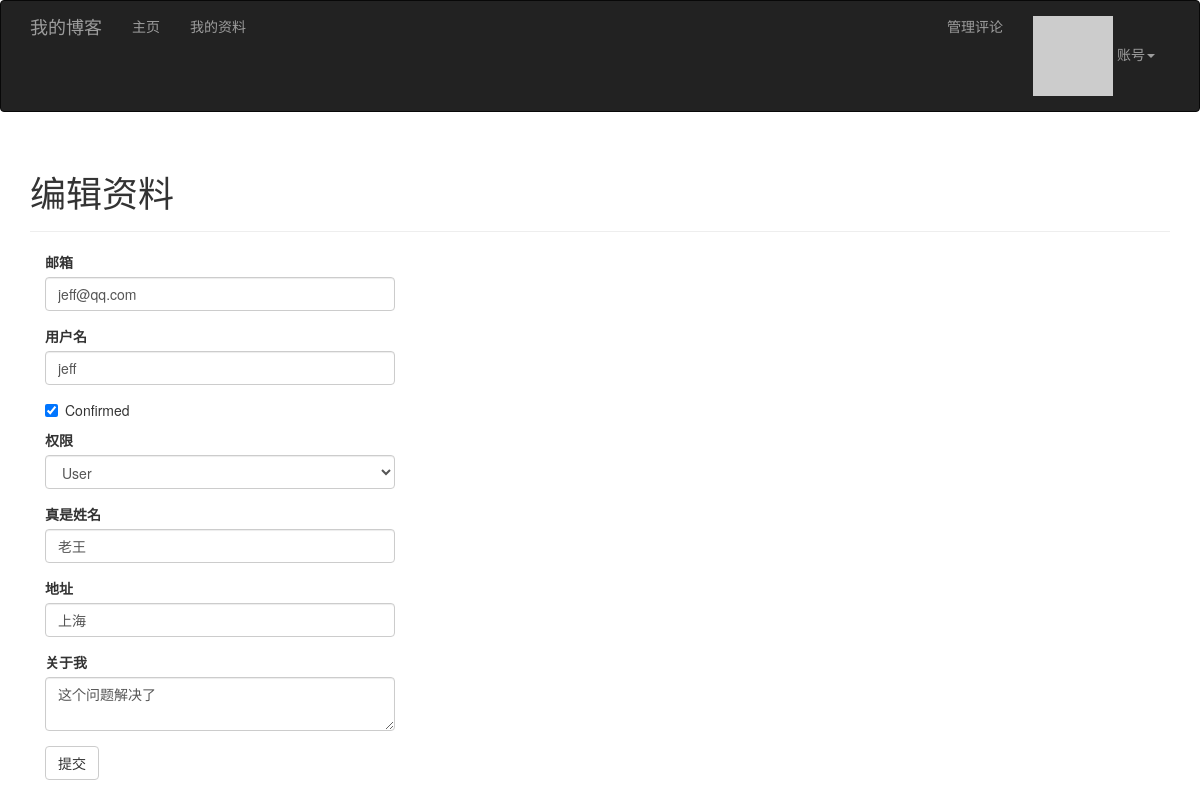
/edit-profile/7 (signed in), run on an earlier commit of the app's database.
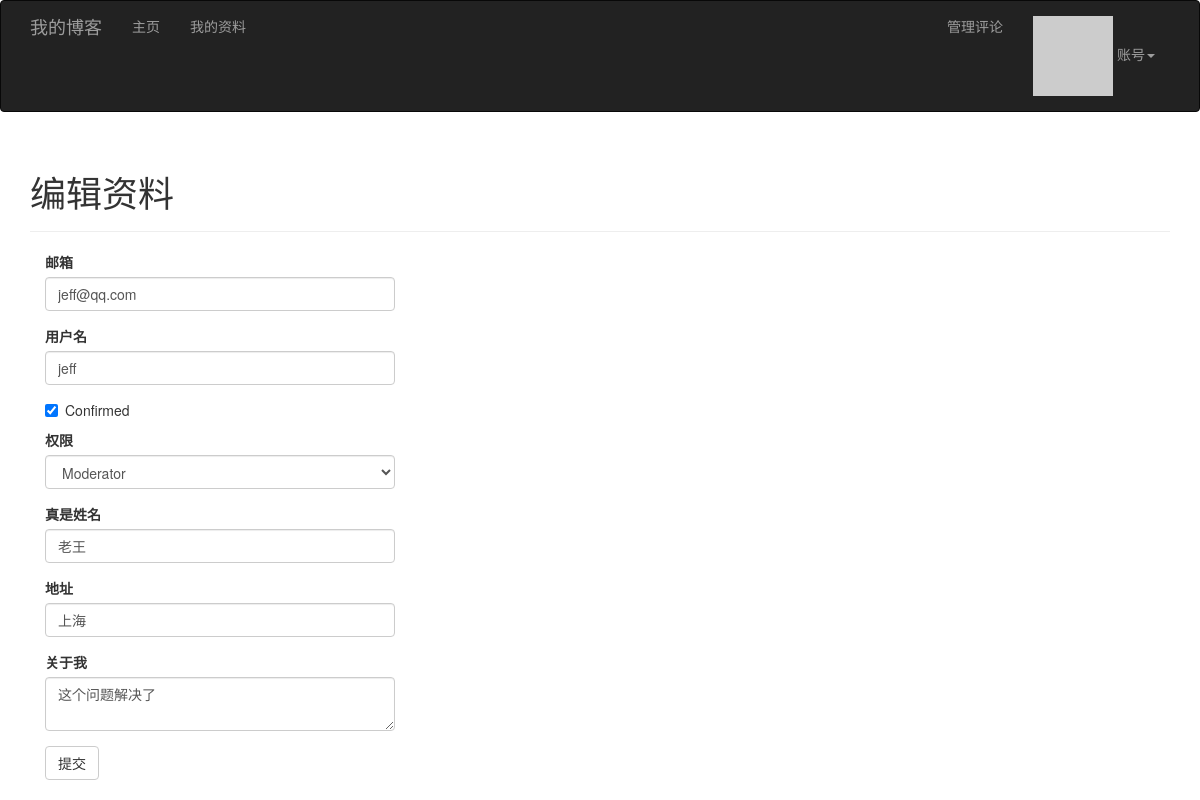
And on a later commit of the database.
### app/models.py (models this page shows, shortened)
class User(UserMixin, db.Model):
    __tablename__ = 'users'
    id = db.Column(db.Integer, primary_key=True)
    email = db.Column(db.String(64), unique=True, index=True)
    username = db.Column(db.String(64), unique=True, index=True)
    password_hash = db.Column(db.String(128))
    role_id = db.Column(db.Integer, db.ForeignKey('roles.id'))
    confirmed = db.Column(db.Boolean, default=False)
    avatar_hash = db.Column(db.String(32))
    name = db.Column(db.String(64))
    location = db.Column(db.String(64))
    about_me = db.Column(db.Text())
    member_since = db.Column(db.DateTime(), default=datetime.utcnow)
    last_seen = db.Column(db.DateTime(), default=datetime.utcnow)
    posts = db.relationship('Post', backref='author', lazy='dynamic')
    followers = db.relationship('Follow', foreign_keys=[Follow.followed_id],
                                backref=db.backref('followed', lazy='joined'), lazy='dynamic',
                                cascade='all, delete-orphan')
    followed = db.relationship('Follow', foreign_keys=[Follow.follower_id],
                               backref=db.backref('follower', lazy='joined'), lazy='dynamic',
                               cascade='all, delete-orphan')
    comments = db.relationship('Comment', backref='author', lazy='dynamic')
    @property
    def password(self):
        """password字段只能赋值，不能读取"""
        raise AttributeError('password is not readable attribute.')
    def gravatar_hash(self):
        return hashlib.md5(self.email.lower().encode('utf-8')).hexdigest()
    def gravatar(self, size=100, default='identicon', rating='g'):
        url = 'https://secure.gravatar.com/avatar'
        hash = self.avatar_hash or self.gravatar_hash()
        return '{url}/{hash}?s={size}&d={default}&r={rating}'.format(
            url=url, hash=hash, size=size, default=default, rating=rating)
    def can(self, permissons):
        return self.role is not None and self.role.has_permission(permissons)
    def ping(self):
        self.last_seen = datetime.utcnow()
        db.session.add(self)

### app/main/views.py (the view, shortened to what this page needs)
@main.route('/edit-profile/<int:user_id>', methods=['GET', 'POST'])
@login_required
@admin_required
def edit_profile_admin(user_id):
    us = User.query.get_or_404(user_id)
    form = EditProfileAdminForm(user=us)
    form.email.data = us.email
    form.username.data = us.username
    form.confirmed.data = us.confirmed
    form.role.data = us.role_id
    form.name.data = us.name
    form.location.data = us.location
    form.about_me.data = us.about_me
    return render_template('edit_profile.html', form=form, user=us)

### app/main/forms.py (shortened to what this page needs)
class EditProfileAdminForm(FlaskForm):
    email = StringField('邮箱', validators=[DataRequired(), Length(1, 64), Email()])
    username = StringField('用户名', validators=[
        DataRequired(), Length(1, 64),
        Regexp('^[A-Za-z][A-Za-z0-9_.]*$', 0, '用户名必须是字母，数字，点，下划线，以字母开头')])
    confirmed = BooleanField('Confirmed')
    role = SelectField('权限', coerce=int)
    name = StringField('真是姓名', validators=[Length(0, 64)])
    location = StringField('地址', validators=[Length(0, 64)])
    about_me = TextAreaField('关于我')
    submit = SubmitField('提交')
    def __init__(self, user, *args, **kwargs):
        super(EditProfileAdminForm, self).__init__(*args, **kwargs)
        self.role.choices = [(role.id, role.name) for role in Role.query.order_by(Role.name).all()]  # 权限选择初始化，查询权限表所有权限
        self.user = user  # 初始化用户实例，从表单传入具体用户实例，验证邮箱用户名用到

### app/auth/views.py (called while the page is built)
@auth.before_app_request
def before_request():
    if current_user.is_authenticated:
        current_user.ping()  # 更新已登录用户的访问时间
        if not current_user.confirmed and request.blueprint != 'auth' and request.endpoint != 'static':
            return redirect(url_for('auth.unconfirmed'))

### app/templates/edit_profile.html (shortened to what this page needs)
{% extends "base.html" %}
{% import "bootstrap/wtf.html" as wtf %}
{% block page_content %}
<div class="page-header">
    <h1>编辑资料</h1>
</div>
<div class="col-md-4">
    {{ wtf.quick_form(form) }}
</div>
{% endblock %}

What changed in the data, as far as the page shows it:
changed User "jeff@qq.com": role "User" → "Moderator"
